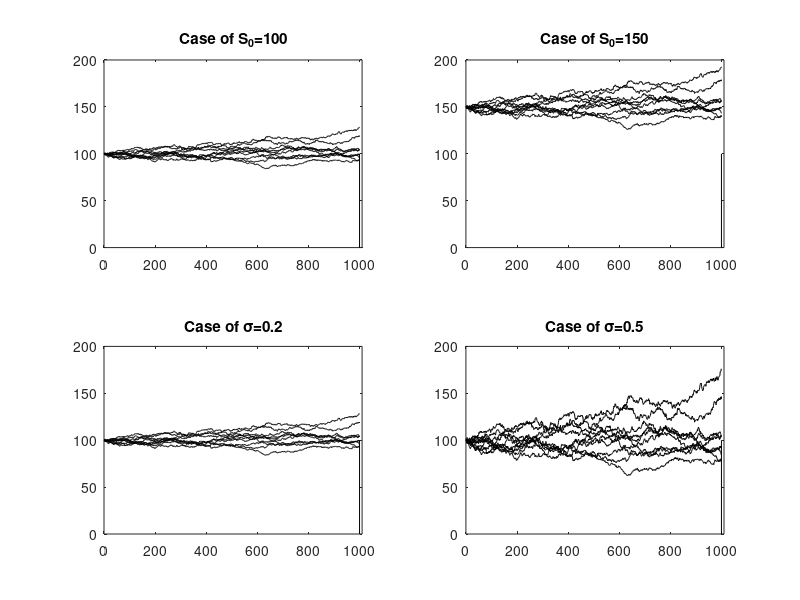

The MATLAB source for this figure:
% StatCompDeltaSim.prg
% simulates geometric brownian motions and traces them as 
% an exercise of comparative static
% Here we simulate a set of brownian motions simultaneously.
% Parameters are S0, r, sig, T, N, K.

r=0.1;
r=log(1+r);
T=100/365;
N=1000;
D=T/N;
sig=0.2;
S01=100;
S02=150;
NSim=10;
K=100;


eps=randn(N,NSim);

% comparative statics concerning S_0
Xt = (r-0.5.*(sig^2)).*D + sig .* sqrt(D).* eps;
Xt=[zeros(1,NSim); Xt(2:N,:)];
Xt=cumsum(Xt);

idx=1:N;
St1=S01*exp(Xt);
St2=S02*exp(Xt);

% comparative statics concerning volatility
sig1=0.2;
sig2=0.5;
Xt1 = (r-0.5.*(sig1^2)).*D + sig1 .* sqrt(D).* eps;
Xt1=[zeros(1,NSim); Xt1(2:N,:)];
Xt1=cumsum(Xt1);

Xt2 = (r-0.5.*(sig2^2)).*D + sig2 .* sqrt(D).* eps;
Xt2=[zeros(1,NSim); Xt2(2:N,:)];
Xt2=cumsum(Xt2);
idx=1:N;
St3=S01*exp(Xt1);
St4=S01*exp(Xt2);


subplot(2,2,1);
plot(idx,St1,[N;N],[K;0]);
set(findobj('Type','line'),'Color','k')
axis([0 1010 0 200]);
title('Case of S_0=100');

subplot(2,2,2);
plot(idx,St2,[N; N],[K;0]);
set(findobj('Type','line'),'Color','k')
axis([0 1010 0 200]);
title('Case of S_0=150');

subplot(2,2,3);
plot(idx,St3,[N;N],[K;0]);
set(findobj('Type','line'),'Color','k')
axis([0 1010 0 200]);
title('Case of \sigma=0.2');

subplot(2,2,4);
plot(idx,St4,[N; N],[K;0]);
set(findobj('Type','line'),'Color','k')
axis([0 1010 0 200]);
title('Case of \sigma=0.5');
